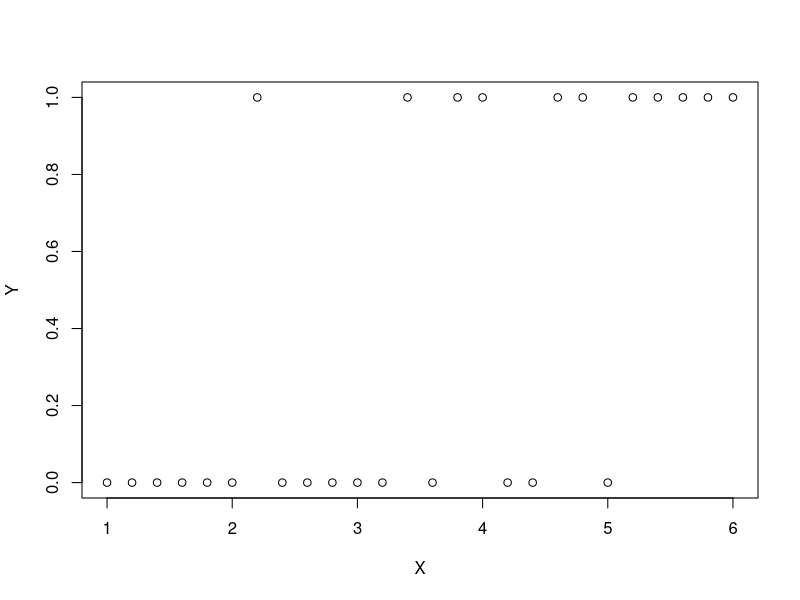
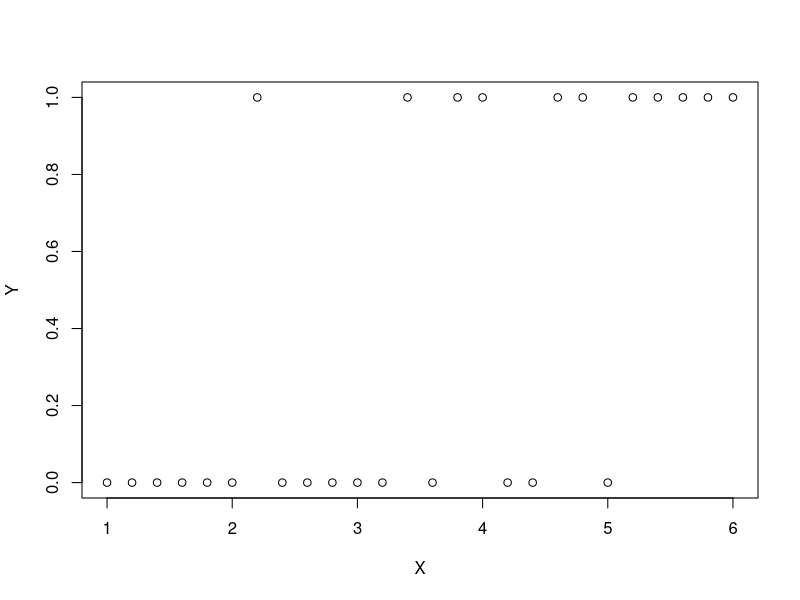
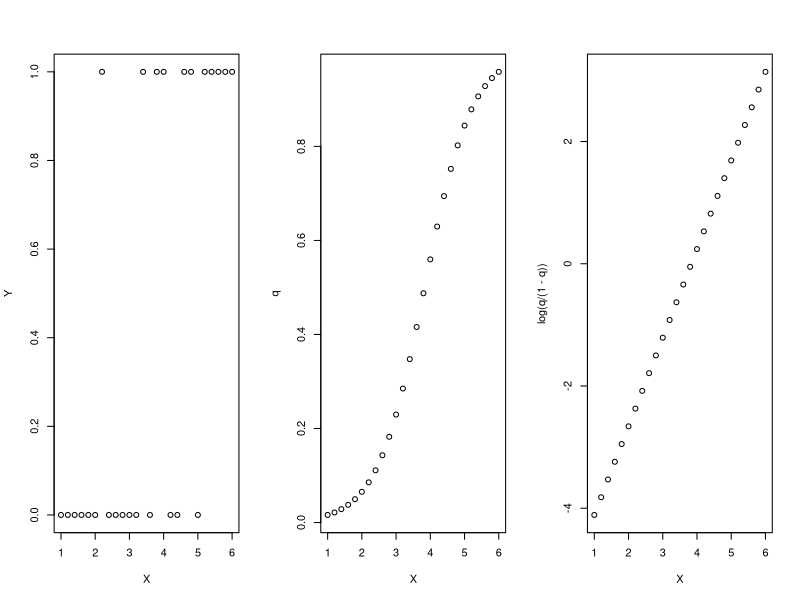

Recreate these plots in R, in order.
## ---- chunk 1
knitr::opts_chunk$set(
    message = FALSE,
    cache = FALSE,
    warning = FALSE,
    width=6,
    fig.align='center',
    fig.pos='H',
    dev = c("png", "svg")
)
## ---- chunk 2
# 余白があるのでシードを与える
# 乱数なんかを固定できる
set.seed(1)
## ---- chunk 3
# X -> z(線形予測子) -> logistic関数 -> binom -> Y
X = seq(1, 6, 0.2)  # 1から6まで0.2刻み
z = -5.56 + (1.45 * X)  # まだ線形
q = 1/(1+exp(-z))  # ロジスティック関数。非線形に変換。まだYではない。
Y = sapply(q, function(q){rbinom(1, 1, q)})  # q で起きる事象を1回観測
plot(X, Y) # 殺虫剤の濃度(X)に対して個体が死んだ(1)か生きた(0)か -> Y
## ---- chunk 4
dose.data <- data.frame(dose=X, is.dead=Y)
head(dose.data, 3)
## ---- chunk 5
plot(X, Y)
## ---- chunk 6
layout(matrix(1:3, ncol=3)) 
plot(X, Y)  # まだ0--1の値。不連続
plot(X, q)  # 0--1を生み出した確率分布のパラメターqを想定。連続だけど非線形
plot(X, log(q/(1-q)))  # リンク関数がqを食べて線形になる
## ---- chunk 7
# X -> z(線形予測子) -> logistic関数 -> binom -> Y
X = seq(1, 6, 0.2)  # 1から6まで0.2刻み
b_0 <- 0 # 試しにb_0 に 0 を
b_1 <- 1 # b_1 に 1 を入れてみる
z = b_0 + (b_1 * X)  # まだ線形
q = 1/(1+exp(-z))  # ロジスティック関数。非線形に変換。まだYではない。
Y.p = dbinom(Y, 1, q)  # q から Yが産出される確率
sum(log(Y.p))  # の対数尤度。これを最大化したい。
## ---- chunk 8
# X -> z(線形予測子) -> logistic関数 -> binom -> Y
LL <- function(parameters){
    X = seq(1, 6, 0.2)  # 1から6まで0.2刻み
    b_0 <- parameters[1]
    b_1 <- parameters[2]
    z = b_0 + (b_1 * X)  # まだ線形
    q = 1/(1+exp(-z))  # ロジスティック関数。非線形に変換。まだYではない。
    Y.p = dbinom(Y, 1, q)
    -sum(log(Y.p))
}
optim(c(1,1), LL)$par
## ---- chunk 9
# 線形回帰の時と同じく、一行で実行可能
result <- glm(Y~X, family=binomial(logit))
summary(result)
